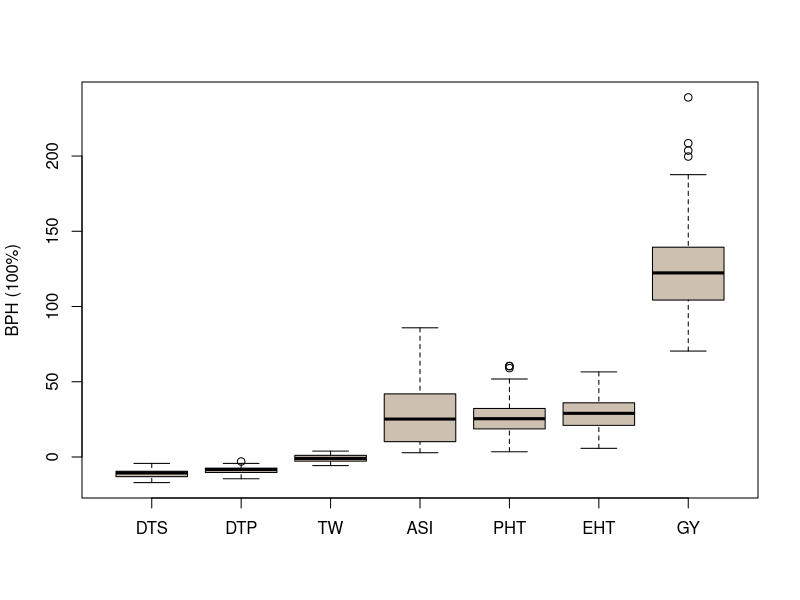

Source code (R): (Note: this script raises an error after producing the figure.)
# Jinliang Yang
# Octo. 27th, 2014
# purpose: levels of heterosis


#######
plot_loh <- function(trait=trait, ...){
  bymed2 <- with(trait, reorder(trait, pBPHmax, median))
  boxplot(pBPHmax ~ bymed2, data=trait,
          xlab = "", ylab= "BPH (100%)", col="antiquewhite3", 
          ...)
}
##### note: change to abs value
trait <- read.csv("data/trait_matrix.csv")
trait[trait$trait == "ASI", ]$pBPHmax <- abs(trait[trait$trait == "ASI", ]$pBPHmin)
trait$pBPHmax <- trait$pBPHmax*100
trait <- subset(trait, pBPHmax<300)

pdf("graphs/Fig1b_v2.pdf", width=5, height=5)
bymed <- plot_loh(trait=trait, main="")
dev.off()


##########
library(plyr)
loh <- ddply(trait, .(trait), summarise,
             h = median(pBPHmax))
loh <- loh[order(loh$h),]
write.table(loh, "cache/loh_pBPHmax_median.csv", sep=",", row.names=FALSE, quote=FALSE)

####>>>>
mean(trait$BPHmax)
sd(trait$BPHmax)
mean(trait$pBPHmax) #0.33
sd(trait$pBPHmax) #0.45

mean(subset(trait, trait == "GY")$BPHmax) #95.01229 
sd(subset(trait, trait == "GY")$BPHmax) #16
